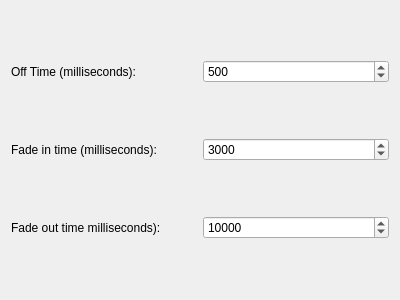
<?xml version="1.0" encoding="UTF-8"?>
<ui version="4.0">
 <class>SparkleFade</class>
 <widget class="QWidget" name="SparkleFade">
  <property name="geometry">
   <rect>
    <x>0</x>
    <y>0</y>
    <width>400</width>
    <height>300</height>
   </rect>
  </property>
  <property name="windowTitle">
   <string/>
  </property>
  <layout class="QGridLayout" name="gridLayout_2">
   <item row="2" column="0">
    <widget class="QLabel" name="fadeOutLabel">
     <property name="text">
      <string>Fade out time milliseconds):</string>
     </property>
    </widget>
   </item>
   <item row="2" column="1">
    <widget class="QSpinBox" name="fadeOutTime">
     <property name="minimum">
      <number>1</number>
     </property>
     <property name="maximum">
      <number>100000</number>
     </property>
     <property name="singleStep">
      <number>100</number>
     </property>
     <property name="value">
      <number>10000</number>
     </property>
    </widget>
   </item>
   <item row="0" column="0">
    <widget class="QLabel" name="offTimeLabel">
     <property name="text">
      <string>Off Time (milliseconds):</string>
     </property>
    </widget>
   </item>
   <item row="1" column="1">
    <widget class="QSpinBox" name="fadeInTime">
     <property name="minimum">
      <number>1</number>
     </property>
     <property name="maximum">
      <number>100000</number>
     </property>
     <property name="singleStep">
      <number>100</number>
     </property>
     <property name="value">
      <number>3000</number>
     </property>
    </widget>
   </item>
   <item row="1" column="0">
    <widget class="QLabel" name="fadeInLabel">
     <property name="text">
      <string>Fade in time (milliseconds):</string>
     </property>
    </widget>
   </item>
   <item row="0" column="1">
    <widget class="QSpinBox" name="offTime">
     <property name="maximum">
      <number>100000</number>
     </property>
     <property name="singleStep">
      <number>100</number>
     </property>
     <property name="value">
      <number>500</number>
     </property>
    </widget>
   </item>
  </layout>
 </widget>
 <resources/>
 <connections/>
</ui>
